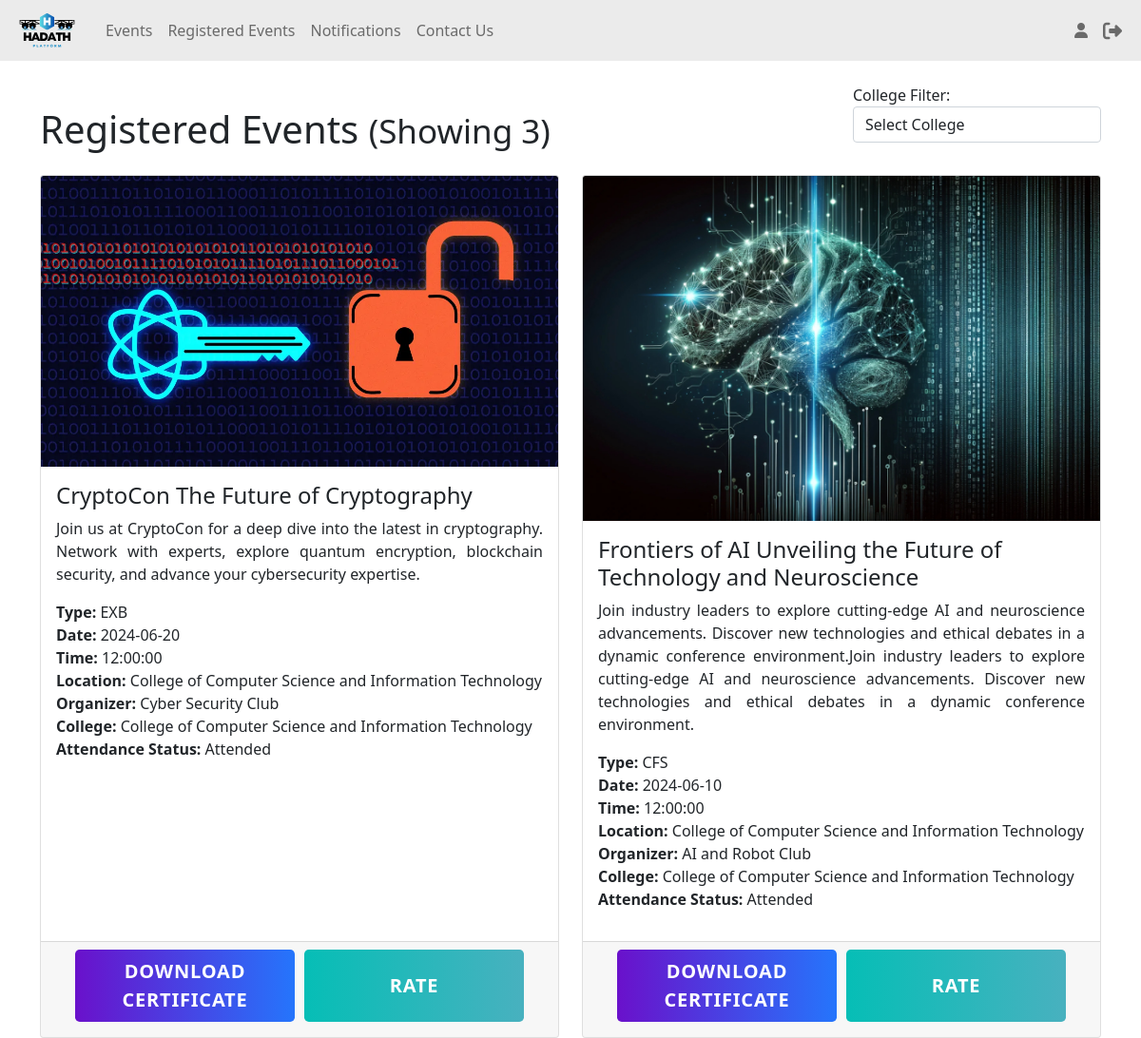
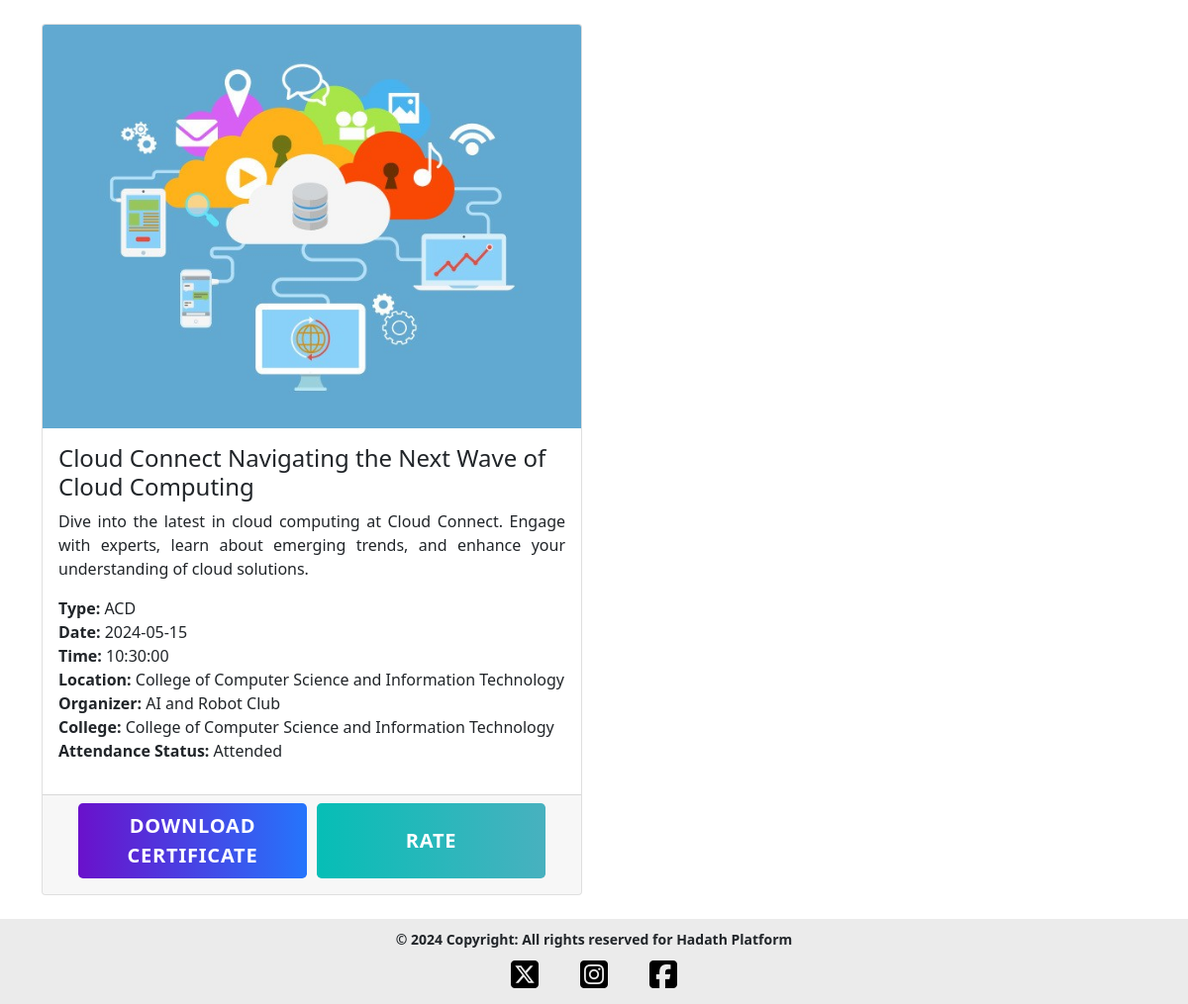
The page /attendeeRegisteredEventsPage.php (signed in) on the database its author committed (2 pictures, top to bottom).
### tables this page shows
CREATE TABLE `events` (
  `eventID` int(10) NOT NULL,
  `title` varchar(255) NOT NULL,
  `eventType` enum('ACD','ART','AWC','CHE','COM','CFS','ENT','EXB','HOL','NET','SEM','SHO','WRK') NOT NULL,
  `date` date NOT NULL,
  `time` time NOT NULL,
  `location` varchar(255) NOT NULL,
  `description` varchar(4000) DEFAULT NULL,
  `organizerID` int(10) NOT NULL,
  `capacity` int(10) NOT NULL DEFAULT 0,
  `numberOfRegistered` int(10) DEFAULT NULL,
  `eventImage` varchar(255) DEFAULT NULL
);

CREATE TABLE `organizer` (
  `organizerID` int(10) NOT NULL,
  `organizerName` varchar(255) NOT NULL,
  `email` varchar(255) NOT NULL,
  `password` varchar(255) NOT NULL,
  `college` enum('CCSIT','CBA','COE','ARCH','MED') NOT NULL,
  `organizerImage` varchar(255) DEFAULT NULL
);

### attendeeRegisteredEventsPage.php (the view, shortened to what this page needs)
<!DOCTYPE html>
<html lang="en">
<head>
    <?php
    include_once 'include/metaData.php';
    if (empty($_SESSION['attendeeID'])) {
        require_once 'include/accessDenied.php';
    } else { ?>
</head>
<body>
    <?php
    include_once 'include/navigationBar.php';
    ?>
    <div class="container">
        <?php
        require_once 'include/connection.php';
        $collegeNames = [
            'CCSIT' => 'College of Computer Science and Information Technology',
            'CBA' => 'College of Business Administration',
            'COE' => 'College of Engineering',
            'ARCH' => 'College of Architecture',
            'MED' => 'College of Medicine'
        ];
        $sqlRegistrations = "SELECT eventID FROM registrations WHERE attendeeID = {$_SESSION['attendeeID'][0]}";
        $sqlEvents = "SELECT events.*, organizer.organizerName, organizer.college
                      FROM events
                      INNER JOIN organizer ON events.organizerID = organizer.organizerID
                      WHERE eventID IN (" . $sqlRegistrations . ")";
        $resultEvents = $conn->query($sqlEvents);
        $eventsCount = $resultEvents ? $resultEvents->num_rows : 0;
        ?>
        <div class="row mt-4">
            <div class="col-md-9">
                <h1 class="my-4">Registered Events <small>(Showing <?php echo $eventsCount; ?>)</small></h1>
            </div>
            <div class="col-md-3 text-right">
                <form method="GET" action="">
                    <label for="collegeFilter">College Filter:</label>
                    <select id="collegeFilter" name="college" class="form-control" onchange="this.form.submit()">
                        <option value="">Select College</option>
                    </select>
                </form>
            </div>
        </div>
        <?php
        if (!$resultEvents) {
            echo "<p>Query Error: " . $conn->error . "</p>";
        } else if ($resultEvents->num_rows > 0) {
            echo '<div class="row">';
            $counter = 0;
            while ($row = $resultEvents->fetch_assoc()) {
                $firstDotPos = strpos($row['eventImage'], '.');
                if ($firstDotPos !== false) {
                    $newEventImage = substr_replace($row['eventImage'], '', $firstDotPos, 1);
                } else {
                    $newEventImage = $row['eventImage'];
                }
                $eventDate = $row['date'];
                $eventTime = $row['time'];
                $eventDateTimeString = $eventDate . ' ' . $eventTime;
                $eventDateTime = new DateTime($eventDateTimeString);
                $now = new DateTime();
                $attendanceStatus = ($eventDateTime < $now) ? 'Attended' : 'Absent';
                ?>
                <div class="col-6 mb-4">
                    <div class="card h-100">
                        <img class="card-img-top" src="<?php echo htmlspecialchars($newEventImage); ?>"
                             alt="<?php echo htmlspecialchars($row['title'], ENT_QUOTES, 'UTF-8'); ?>">
                        <div class="card-body">
                            <h4 class="card-title">
                                <?php echo htmlspecialchars($row["title"], ENT_QUOTES, 'UTF-8'); ?>
                            </h4>
                            <p class="card-text" style="text-align: justify;">
                                <?php echo htmlspecialchars($row["description"], ENT_QUOTES, 'UTF-8'); ?>
                            </p>
                            <ul class="list-unstyled">
                                <li><strong>Type:</strong> <?php echo htmlspecialchars($row['eventType'], ENT_QUOTES, 'UTF-8'); ?></li>
                                <li><strong>Date:</strong> <?php echo htmlspecialchars($row['date'], ENT_QUOTES, 'UTF-8'); ?></li>
                                <li><strong>Time:</strong> <?php echo htmlspecialchars($row['time'], ENT_QUOTES, 'UTF-8'); ?></li>
                                <li><strong>Location:</strong> <?php echo htmlspecialchars($row['location'], ENT_QUOTES, 'UTF-8'); ?></li>
                                <li><strong>Organizer:</strong> <?php echo htmlspecialchars($row['organizerName'], ENT_QUOTES, 'UTF-8'); ?></li>
                                <li><strong>College:</strong> <?php echo htmlspecialchars($collegeNames[$row['college']], ENT_QUOTES, 'UTF-8'); ?></li>
                                <li><strong>Attendance Status:</strong> <?php echo $attendanceStatus; ?></li>
                            </ul>
                        </div>
                        <div class="card-footer text-center">
                            <?php if ($attendanceStatus === 'Absent') { ?>
                                <form action="functions/unregister.php" method="POST" id="eventForm"
                                      style="display: flex; justify-content: center; gap: 10px; padding: 0 20px;">
                                    <input type="hidden" value="<?php echo $row['eventID']; ?>" name="eventID" id="eventID"/>
                                    <button class="btn btn-lg btn-primary btn-login text-uppercase fw-bold mb-2" type="submit"
                                            value="unroll" name="action"
                                            style="flex: 1; background: linear-gradient(to right, #ff416c, #ff4b2b); border: none; color: white;">Unroll from Event
                                    </button>
                                </form>
                            <?php } else { ?>
                                <form action="functions/downloadCertificate.php" method="POST" id="eventForm"
                                      style="display: flex; justify-content: center; gap: 10px; padding: 0 20px;">
                                    <button class="btn btn-lg btn-primary btn-login text-uppercase fw-bold mb-2" type="submit"
                                            value="downloadCertificate" name="action"
                                            style="flex: 1; background: linear-gradient(to right, #6a11cb, #2575fc); border: none; color: white;">Download Certificate
                                    </button>
                                    <button class="btn btn-lg btn-primary btn-login text-uppercase fw-bold mb-2" type="button"
                                            data-bs-toggle="modal" data-bs-target="#rate"
                                            style="flex: 1; background: linear-gradient(to right, #06beb6, #48b1bf); border: none; color: white;">Rate
                                    </button>
                                </form>
                            <?php } ?>
                        </div>
                    </div>
                </div>
                <?php
                $counter++;
                if ($counter % 2 == 0 && $resultEvents->num_rows > $counter) {
                    echo '</div><div class="row">';
                }
            }
            if ($counter % 2 != 0) {
                echo '</div>';
            }
        } else {
            echo "0 results";
        }
        ?>
    </div>
    <?php
    include_once 'include/footer.php';
    ?>
</body>
<?php
}
?>
</html>

### include/metaData.php (shortened to what this page needs)
<link rel="stylesheet" href="styles.css" />
<link href="https://cdn.jsdelivr.net/npm/bootstrap@5.0.2/dist/css/bootstrap.min.css" rel="stylesheet"
 />

### include/navigationBar.php (shortened to what this page needs)
<nav class="navbar navbar-expand-lg navbar-light" style="background-color: #ebebeb">
    <div class="container-fluid">
        <a class="navbar-brand" href="index.php"><img src="assets\logo.svg" alt="" width="75" /></a>
        <div class="collapse navbar-collapse" id="navbarSupportedContent">
            <ul class="navbar-nav me-auto mb-2 mb-lg-0">
                <?php if (empty($_SESSION['organizerID'])) { ?>
                    <li class="nav-item">
                        <a class="nav-link" href="guestAttendeeEventsPage.php">Events</a>
                    </li>
                <?php }
                if (empty($_SESSION['organizerID']) == false) {
                    ?>
                    <li class="nav-item">
                        <a class="nav-link " href="organizerMyEventsPage.php">My
                            Events</a>
                    </li>
                    <li class="nav-item">
                        <a class="nav-link" href="organizerAddEventPage.php">Add
                            Event</a>
                    </li>
                    <?php
                } else { ?>
                    <?php if (empty($_SESSION['attendeeID']) == false) {
                        ?>
                        <li class="nav-item">
                            <a class="nav-link" href="attendeeRegisteredEventsPage.php">Registered Events</a>
                        </li>
                        <li class="nav-item">
                            <a class="nav-link" href="attendeeNotificationsPage.php">Notifications</a>
                        </li>
                        <?php
                    }
                } ?>
                <li class="nav-item">
                    <a class="nav-link" href="allContactUsPage.php">Contact Us</a>
                </li>
            </ul>
            <ul class="navbar-nav">
                <?php
                if (empty($_SESSION['organizerID']) == false || empty($_SESSION['attendeeID']) == false) {
                    ?>
                    <li class="nav-item">
                        <a class="nav-link" title="Click here to see your profile"
                            href="attendeeOrganizerUpdateProfilePage.php">
                            <span><i class="fa-solid fa-user"></i></span>
                        </a>
                    </li>
                    <li class="nav-item">
                        <a class="nav-link" href="functions/signOut.php" title="Click here to sign out">
                            <span><i class="fa-solid fa-right-from-bracket fa-lg"></i></i></span>
                        </a>
                    </li>
                    <?php
                }
                ?>
            </ul>
        </div>
    </div>
</nav>

### include/footer.php
<footer class="text-center text-black"
    style="background-color: #ebebeb; display: flex; flex-direction: column; align-items: center; padding: 10px;">
    <div style="font-size: 14px;"><b>© 2024 Copyright: All rights reserved for Hadath Platform</b></div>
    <div style="display: flex; gap: 10px; margin-top: 5px;">
        <a class="nav-link" href="https://twitter.com/iau_ccsit" target="_blank" rel="noopener noreferrer">
            <span><i class="fa-brands fa-square-x-twitter fa-2xl" style="color: #000000;"></i></span>
        </a>
        <a class="nav-link" href="https://www.instagram.com/iau_ccsit" target="_blank" rel="noopener noreferrer">
            <span><i class="fa-brands fa-square-instagram fa-2xl" style="color: #000000;"></i></span>
        </a>
        <a class="nav-link" href="https://www.facebook.com/Imam.Abdulrahman.Bin.Faisal.University/" target="_blank"
            rel="noopener noreferrer">
            <span><i class="fa-brands fa-square-facebook fa-2xl" style="color: #000000;"></i></span>
        </a>
    </div>
</footer>

### styles.css (style rules this page uses)
.btn-login { font-size: 0.9rem; letter-spacing: 0.05rem; padding: 0.75rem 1rem; background-image: linear-gradient(to right, #5de0e6, #004aad); border: none; color: white; transition: background-image 0.3s ease-in-out; }
* { margin: 0; padding: 0; box-sizing: border-box; }

### rows shown on the page
events: eventImage (picture), title "CryptoCon The Future of Cryptography", description "Join us at CryptoCon for a deep dive into the latest in cryptography. Network with experts, explore quantum encryption, blockchain security, and advance your cybersecurity expertise.", eventType "EXB", date "2024-06-20", time "12:00:00", location "College of Computer Science and Information Technology", organizerID.organizerName "Cyber Security Club", organizerID.college "College of Computer Science and Information Technology"
events: eventImage (picture), title "Frontiers of AI Unveiling the Future of Technology and Neuroscience", description "Join industry leaders to explore cutting-edge AI and neuroscience advancements. Discover new technologies and ethical debates in a dynamic conference environment.Join industry leaders to explore cutting-edge AI and neuroscience advancements. Discover new technologies and ethical debates in a dynamic conference environment.", eventType "CFS", date "2024-06-10", time "12:00:00", location "College of Computer Science and Information Technology", organizerID.organizerName "AI and Robot Club", organizerID.college "College of Computer Science and Information Technology"
events: eventImage (picture), title "Cloud Connect Navigating the Next Wave of Cloud Computing", description "Dive into the latest in cloud computing at Cloud Connect. Engage with experts, learn about emerging trends, and enhance your understanding of cloud solutions.", eventType "ACD", date "2024-05-15", time "10:30:00", location "College of Computer Science and Information Technology", organizerID.organizerName "AI and Robot Club", organizerID.college "College of Computer Science and Information Technology"

### other values the page prints
$eventsCount "3"
